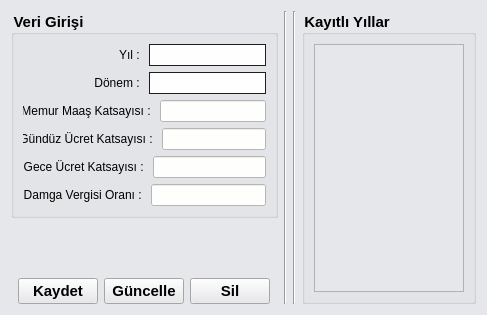
<?xml version="1.0" encoding="UTF-8"?>
<ui version="4.0">
 <class>Form</class>
 <widget class="QWidget" name="Form">
  <property name="geometry">
   <rect>
    <x>0</x>
    <y>0</y>
    <width>487</width>
    <height>315</height>
   </rect>
  </property>
  <property name="font">
   <font>
    <pointsize>11</pointsize>
    <weight>75</weight>
    <bold>true</bold>
   </font>
  </property>
  <property name="windowTitle">
   <string>Form</string>
  </property>
  <property name="styleSheet">
   <string notr="true">/*Copyright (c) DevSec Studio. All rights reserved.

MIT License

Permission is hereby granted, free of charge, to any person obtaining a copy
of this software and associated documentation files (the &quot;Software&quot;), to deal
in the Software without restriction, including without limitation the rights
to use, copy, modify, merge, publish, distribute, sublicense, and/or sell
copies of the Software, and to permit persons to whom the Software is
furnished to do so, subject to the following conditions:

The above copyright notice and this permission notice shall be included in all
copies or substantial portions of the Software.

THE SOFTWARE IS PROVIDED *AS IS*, WITHOUT WARRANTY OF ANY KIND, EXPRESS OR
IMPLIED, INCLUDING BUT NOT LIMITED TO THE WARRANTIES OF MERCHANTABILITY,
FITNESS FOR A PARTICULAR PURPOSE AND NONINFRINGEMENT. IN NO EVENT SHALL THE
AUTHORS OR COPYRIGHT HOLDERS BE LIABLE FOR ANY CLAIM, DAMAGES OR OTHER
LIABILITY, WHETHER IN AN ACTION OF CONTRACT, TORT OR OTHERWISE, ARISING FROM,
OUT OF OR IN CONNECTION WITH THE SOFTWARE OR THE USE OR OTHER DEALINGS IN THE SOFTWARE.
*/

QWidget{
	background-color: #e6e7eb;
}

/*-----QLabel-----*/
QLabel
{
	background-color: transparent;
	color: #000000;
	border-color: #000000;

}


/*-----QMenuBar-----*/
QMenuBar
{
	background-color: #d6e1f0;
	color: #000;

}


QMenuBar::disabled
{
	background-color: #404040;
	color: #656565;
	border-color: #051a39;

}


QMenuBar::item
{
    background-color: transparent;

}


QMenuBar::item:selected
{
    background-color: #a7dfff;
	color: #000;

}


QMenuBar::item:pressed
{
    background-color: #98daff;
    border: 1px solid #000;
    margin-bottom: -1px;
    padding-bottom: 1px;

}


/*-----QMenu-----*/
QMenu
{
    background-color: #beccde;
    border: 1px solid;
    color: #000;

}


QMenu QWidget{
	background-color: transparent;

}


QMenu::separator
{
    height: 1px;
    background-color: #6d8eff;
    color: #ffffff;
    padding-left: 4px;
    margin-left: 10px;
    margin-right: 5px;

}


QMenu::item
{
    min-width : 150px;
    padding: 3px 20px 3px 20px;

}


QMenu::item:selected
{
    background-color: #d6e1f0;
    color: #000;

}


QMenu::item:disabled
{
    color: #262626;

}


/*-----QToolBar-----*/
QToolBar
{
	background-color: #d6e1f0;
	color: #ffffff;
	border-color: #000000;

}


/*-----QToolButton-----*/
QToolButton
{
	background-color: #d6e1f0;
	color: #ffffff;
	border-color: #000000;

}


QToolButton::hover
{
	background-color: #f0f5f3;
	color: #ffffff;
	border: none;

}


QToolButton::checked:hover
{
	background-color: #5cc4ff;
	color: #ffffff;
	border: none;

}


QToolButton::pressed
{
	background-color: #5cc4ff;
	color: #ffffff;
	border: none;

}


QToolButton::checked
{
	background-color: #5cc4ff;
	color: #ffffff;
	border: none;
	show-decoration-selected: 0;
	outline: 0;

}


/*-----QToolTip-----*/
QToolTip
{
    border: 1px solid black;
    background-color: #b2c1d5;
    border-radius: 0px;
    color: #000;
}


/*-----QLineEdit-----*/
QLineEdit{
	background-color: #fefffc;
	color: #000;

}


/*-----QTextEdit-----*/
QTableWidget{
	background-color: #fff;
	padding: 10px;
	
}


/*-----QComboBox-----*/
QComboBox
{
    background-color: #fefefe;
    border: 1px solid #1e1e1e;
    border-radius: 0px;
    padding-left: 6px;
    color: #000;
    height: 20px;

}


QComboBox:on
{
	background-color: #fefefe;

}


QComboBox QAbstractItemView
{
    background-color: #dcdcdf;
    color: #000;
    border: 1px solid black;
    selection-background-color: #217346;
    selection-color: #dcdcdf;
    outline: 0;

}


QComboBox::drop-down
{
    subcontrol-origin: padding;
    subcontrol-position: top right;
    width: 15px;
    border-left-width: 0px;
    border-left-color: darkgray;
    border-left-style: solid; 
    border-top-right-radius: 3px; 
    border-bottom-right-radius: 3px;

}


QComboBox::down-arrow
{
	image: url(&quot;./ressources/down_arrow.png&quot;);
	width:8px;
	height:8px;

}


/*-----QSpinBox-----*/
QSpinBox
{
    background-color: #fefefe;
    border-width: 1px;
    border-color: #1e1e1e;
    border-style: solid;
    color: #000;
    padding: 2px;
    selection-background-color: #4e4e8f;

}


QSpinBox::up-button, 
QSpinBox::down-button
{
    background-color: #fefefe;

}


QSpinBox::up-button:hover, 
QSpinBox::down-button:hover
{
    background-color: #fefefe;

}


QSpinBox::up-button:pressed, 
QSpinBox::down-button:pressed
{
    background-color: #ebebeb;
    border: 1px solid #ebebeb;

}


QSpinBox::down-arrow
{
    image: url(&quot;./ressources/down_arrow.png&quot;);
    width: 7px;

}


QSpinBox::up-arrow
{
    image: url(&quot;./ressources/up_arrow.png&quot;);
    width: 7px;

}


/*-----QSlider-----*/
QSlider 
{
    background-color: transparent;
    padding: 2px;

}

QSlider::groove:horizontal 
{
	subcontrol-origin: content;
	background-color: transparent;
	height: 15px;

}

QSlider::handle:horizontal 
{
    background-color: #4ebfff;
    width: 15px;
    border-radius: 7px;

}

QSlider::sub-page:horizontal 
{
    background-color: #999;
    margin: 5px;
    border-radius: 5px;

}

QSlider::add-page:horizontal 
{
    background-color: #666;
    margin: 5px;
    border-radius: 5px;

}


/*-----QScrollBar-----*/
QScrollBar:horizontal 
{
    background-color: #beccde;
	border: 1px solid darkgray;
    height: 15px;

}


QScrollBar::handle:horizontal 
{
    border: 1px solid gray;
	min-width: 100px;
    background-color: #e6edf6;

}


QScrollBar::add-line:horizontal, 
QScrollBar::sub-line:horizontal,
QScrollBar::add-page:horizontal, 
QScrollBar::sub-page:horizontal 
{
    width: 0px;
    background-color: transparent;

}


QScrollBar:vertical 
{
    background-color: #beccde;
	border: 1px solid darkgray;
    width: 14px;

}


QScrollBar::handle:vertical 
{
    border: 1px solid gray;
	min-height: 100px;
    background-color: #e6edf6;

}


QScrollBar::add-line:vertical, 
QScrollBar::sub-line:vertical,
QScrollBar::add-page:vertical, 
QScrollBar::sub-page:vertical 
{
    height: 0px;
    background-color: transparent;

}


/*-----QStatusBar-----*/
QStatusBar
{
	background-color: #d6e1f0;
	color: #000000;
	border-color: #000000;

}


</string>
  </property>
  <layout class="QGridLayout" name="gridLayout_3">
   <item row="0" column="0">
    <layout class="QHBoxLayout" name="horizontalLayout_8">
     <item>
      <layout class="QVBoxLayout" name="verticalLayout_2">
       <item>
        <widget class="QGroupBox" name="groupBox_2">
         <property name="title">
          <string>Veri Girişi</string>
         </property>
         <layout class="QGridLayout" name="gridLayout_2">
          <item row="0" column="0">
           <layout class="QVBoxLayout" name="verticalLayout">
            <item>
             <layout class="QHBoxLayout" name="horizontalLayout" stretch="0,0">
              <item>
               <widget class="QLabel" name="label">
                <property name="minimumSize">
                 <size>
                  <width>120</width>
                  <height>0</height>
                 </size>
                </property>
                <property name="text">
                 <string>Yıl : </string>
                </property>
                <property name="alignment">
                 <set>Qt::AlignRight|Qt::AlignTrailing|Qt::AlignVCenter</set>
                </property>
               </widget>
              </item>
              <item>
               <widget class="QComboBox" name="cmb_year"/>
              </item>
             </layout>
            </item>
            <item>
             <layout class="QHBoxLayout" name="horizontalLayout_2" stretch="0,0">
              <item>
               <widget class="QLabel" name="label_6">
                <property name="minimumSize">
                 <size>
                  <width>120</width>
                  <height>0</height>
                 </size>
                </property>
                <property name="text">
                 <string>Dönem : </string>
                </property>
                <property name="alignment">
                 <set>Qt::AlignRight|Qt::AlignTrailing|Qt::AlignVCenter</set>
                </property>
               </widget>
              </item>
              <item>
               <widget class="QComboBox" name="cmb_period"/>
              </item>
             </layout>
            </item>
            <item>
             <layout class="QHBoxLayout" name="horizontalLayout_3" stretch="0,0">
              <item>
               <widget class="QLabel" name="label_2">
                <property name="minimumSize">
                 <size>
                  <width>120</width>
                  <height>0</height>
                 </size>
                </property>
                <property name="text">
                 <string>Memur Maaş Katsayısı : </string>
                </property>
                <property name="alignment">
                 <set>Qt::AlignRight|Qt::AlignTrailing|Qt::AlignVCenter</set>
                </property>
               </widget>
              </item>
              <item>
               <widget class="QLineEdit" name="le_staff_coefficient"/>
              </item>
             </layout>
            </item>
            <item>
             <layout class="QHBoxLayout" name="horizontalLayout_4" stretch="0,0">
              <item>
               <widget class="QLabel" name="label_4">
                <property name="minimumSize">
                 <size>
                  <width>120</width>
                  <height>0</height>
                 </size>
                </property>
                <property name="text">
                 <string>Gündüz Ücret Katsayısı : </string>
                </property>
                <property name="alignment">
                 <set>Qt::AlignRight|Qt::AlignTrailing|Qt::AlignVCenter</set>
                </property>
               </widget>
              </item>
              <item>
               <widget class="QLineEdit" name="le_day_price_coefficient"/>
              </item>
             </layout>
            </item>
            <item>
             <layout class="QHBoxLayout" name="horizontalLayout_5" stretch="0,0">
              <item>
               <widget class="QLabel" name="label_5">
                <property name="minimumSize">
                 <size>
                  <width>120</width>
                  <height>0</height>
                 </size>
                </property>
                <property name="text">
                 <string>Gece Ücret Katsayısı : </string>
                </property>
                <property name="alignment">
                 <set>Qt::AlignRight|Qt::AlignTrailing|Qt::AlignVCenter</set>
                </property>
               </widget>
              </item>
              <item>
               <widget class="QLineEdit" name="le_night_price_coefficient"/>
              </item>
             </layout>
            </item>
            <item>
             <layout class="QHBoxLayout" name="horizontalLayout_6" stretch="0,0">
              <item>
               <widget class="QLabel" name="label_3">
                <property name="minimumSize">
                 <size>
                  <width>120</width>
                  <height>0</height>
                 </size>
                </property>
                <property name="text">
                 <string>Damga Vergisi Oranı : </string>
                </property>
                <property name="alignment">
                 <set>Qt::AlignRight|Qt::AlignTrailing|Qt::AlignVCenter</set>
                </property>
               </widget>
              </item>
              <item>
               <widget class="QLineEdit" name="le_tax_rate"/>
              </item>
             </layout>
            </item>
           </layout>
          </item>
         </layout>
        </widget>
       </item>
       <item>
        <spacer name="verticalSpacer">
         <property name="orientation">
          <enum>Qt::Vertical</enum>
         </property>
         <property name="sizeHint" stdset="0">
          <size>
           <width>20</width>
           <height>40</height>
          </size>
         </property>
        </spacer>
       </item>
       <item>
        <layout class="QHBoxLayout" name="horizontalLayout_7">
         <item>
          <spacer name="horizontalSpacer">
           <property name="orientation">
            <enum>Qt::Horizontal</enum>
           </property>
           <property name="sizeHint" stdset="0">
            <size>
             <width>40</width>
             <height>20</height>
            </size>
           </property>
          </spacer>
         </item>
         <item>
          <widget class="QPushButton" name="btn_record">
           <property name="text">
            <string>Kaydet</string>
           </property>
          </widget>
         </item>
         <item>
          <widget class="QPushButton" name="btn_update">
           <property name="text">
            <string>Güncelle</string>
           </property>
          </widget>
         </item>
         <item>
          <widget class="QPushButton" name="btn_delete">
           <property name="text">
            <string>Sil</string>
           </property>
          </widget>
         </item>
         <item>
          <spacer name="horizontalSpacer_3">
           <property name="orientation">
            <enum>Qt::Horizontal</enum>
           </property>
           <property name="sizeHint" stdset="0">
            <size>
             <width>40</width>
             <height>20</height>
            </size>
           </property>
          </spacer>
         </item>
        </layout>
       </item>
      </layout>
     </item>
     <item>
      <widget class="Line" name="line">
       <property name="orientation">
        <enum>Qt::Vertical</enum>
       </property>
      </widget>
     </item>
     <item>
      <widget class="Line" name="line_2">
       <property name="orientation">
        <enum>Qt::Vertical</enum>
       </property>
      </widget>
     </item>
     <item>
      <widget class="QGroupBox" name="groupBox">
       <property name="title">
        <string>Kayıtlı Yıllar</string>
       </property>
       <layout class="QGridLayout" name="gridLayout">
        <item row="0" column="0">
         <widget class="QListWidget" name="lw_recorded_years">
          <property name="maximumSize">
           <size>
            <width>150</width>
            <height>16777215</height>
           </size>
          </property>
         </widget>
        </item>
       </layout>
      </widget>
     </item>
    </layout>
   </item>
  </layout>
 </widget>
 <resources/>
 <connections/>
</ui>
